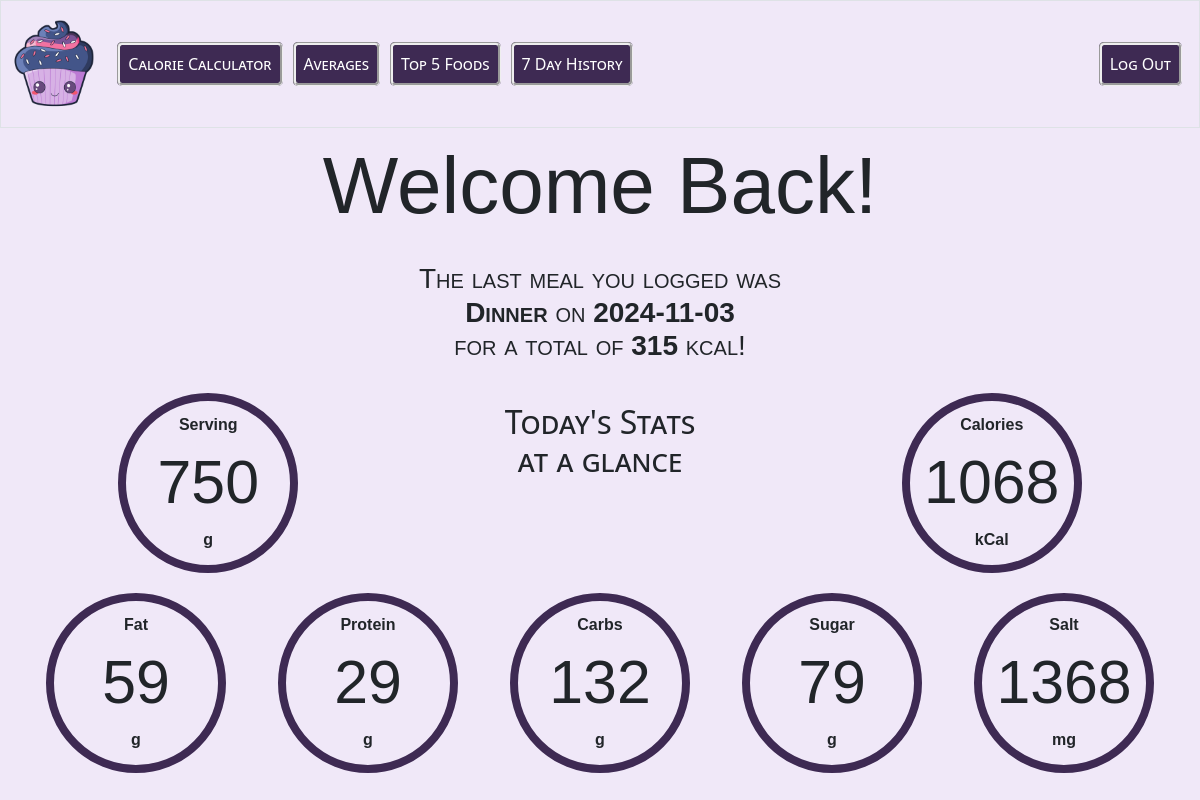
The app's page /profile (signed in) with its own data.
### tables this page shows
CREATE TABLE 'meals' (    id INTEGER PRIMARY KEY NOT NULL,    user_id INTEGER NOT NULL,    date DATETIME NOT NULL,    meal_type TEXT NOT NULL,    total_calories INTEGER NOT NULL,    FOREIGN KEY (user_id) REFERENCES users(id));

### app.py (the view, shortened to what this page needs)
@app.route("/profile", methods=["GET", "POST"])
@login_required
def profile():
    if request.method == "GET":
        day_total_query = """
            SELECT SUM(meal_totals.total_serving) AS total_serving,
                SUM(meals.total_calories) AS total_calories,
                SUM(meal_totals.total_fat) AS total_fat,
                SUM(meal_totals.total_protein) AS total_protein,
                SUM(meal_totals.total_carbs) AS total_carbs,
                SUM(meal_totals.total_sugar) AS total_sugar,
                SUM(meal_totals.total_salt) AS total_salt
            FROM meal_totals JOIN meals ON meal_totals.meal_id = meals.id
            WHERE meals.user_id = ? AND DATE(meals.date) = DATE('now');
        """
        day_total = execute_query(day_total_query, (session["user_id"],))
        day_total = [dict(row) for row in day_total][0] if day_total else {}
        last_meal_query = "SELECT * FROM meals WHERE user_id = ? ORDER BY id DESC LIMIT 1"
        last_meal = execute_query(last_meal_query, (session["user_id"],))
        last_meal = [dict(row) for row in last_meal][0] if last_meal else {}
        return render_template("profile.html", day_total=day_total, last_meal=last_meal)

### app.py (called while the page is built)
@app.after_request
def after_request(response):
    response.headers["Cache-Control"] = "no-cache, no-store, must-revalidate"
    response.headers["Expires"] = 0
    response.headers["Pragma"] = "no-cache"
    return response

### helpers.py (called while the page is built)
def login_required(f):
    @wraps(f)
    def decorated_function(*args, **kwargs):
        if session.get("user_id") is None:
            return redirect("/login")
        return f(*args, **kwargs)
    return decorated_function

def execute_query(query, params=()):
    with sqlite3.connect('calorie_count.db') as conn:
        conn.row_factory = sqlite3.Row
        cur = conn.cursor()
        cur.execute(query, params)
        return cur.fetchall()

### templates/profile.html (shortened to what this page needs)
{% extends "layout.html" %}
{% block main %}
<h1>Welcome Back!</h1>
    {% if last_meal %}
        <h3>
            The last meal you logged was<br>
            <b>{{ last_meal.meal_type }}</b> on <b>{{ last_meal.date }}</b><br>
            for a total of <b>{{ last_meal.total_calories }}</b> kcal!
        </h3>
    {% else %}
        <p><H3>No meals logged yet</H3></p>
    {% endif %}
<div  id="todayAverage">
    <div class="circle-container">
        <div class="circle">
            <div class="static-text">Serving</div>
            <div class="dynamic-value" id="totalServing">{{ day_total.total_serving | default(0) | int }}</div>
            <div class="static-text">g</div>
        </div>
        <h2>Today's Stats<br>at a glance</h2>
        <div class="circle">
            <div class="static-text">Calories</div>
            <div class="dynamic-value" id="totalCalories">{{ day_total.total_calories | default(0) | int }}</div>
            <div class="static-text">kCal</div>
        </div>
    </div>
    <div class="circle-container">
        <div class="circle">
            <div class="static-text">Fat</div>
            <div class="dynamic-value" id="totalFat">{{ day_total.total_fat | default(0) | int }}</div>
            <div class="static-text">g</div>
        </div>
        <div class="circle">
            <div class="static-text">Protein</div>
            <div class="dynamic-value" id="totalProtein">{{ day_total.total_protein | default(0) | int }}</div>
            <div class="static-text">g</div>
        </div>
        <div class="circle">
            <div class="static-text">Carbs</div>
            <div class="dynamic-value" id="totalCarbs">{{ day_total.total_carbs | default(0) | int }}</div>
            <div class="static-text">g</div>
        </div>
        <div class="circle">
            <div class="static-text">Sugar</div>
            <div class="dynamic-value" id="totalSugar">{{ day_total.total_sugar | default(0) | int }}</div>
            <div class="static-text">g</div>
        </div>
        <div class="circle">
            <div class="static-text">Salt</div>
            <div class="dynamic-value" id="totalSalt">{{ day_total.total_salt | default(0) | int }}</div>
            <div class="static-text">mg</div>
        </div>
    </div>
</div>
{% endblock %}

### static/style.css (style rules this page uses)
h1 { font-family: Arial, sans-serif; text-align: center; font-size: 5em; padding: 10px; text-colour: #3E2A53; }
h2 { font-variant: small-caps; text-align: center; padding: 10px; text-colour: #3E2A53; }
h3 { font-family: Arial, sans-serif; font-variant: small-caps; text-align: center; padding: 10px; text-colour: #3E2A53; }
body { background-color: #F0E8F8; }
.circle-container { display: flex; justify-content: space-around; margin: 20px; }
.circle { width: 180px; height: 180px; border-radius: 50%; border: 8px solid #3E2A53; display: flex; flex-direction: column; align-items: center; justify-content: center; text-align: center; font-family: Arial, sans-serif; }
.static-text { font-weight: bold; }
.dynamic-value { font-size: 3.8em; }

### records on screen
meals: meal_type "Dinner", date "2024-11-03", total_calories "315"

### other values on screen
{{ day_total.total_serving | default(0) | int }} "750"
{{ day_total.total_calories | default(0) | int }} "1068"
{{ day_total.total_fat | default(0) | int }} "59"
{{ day_total.total_protein | default(0) | int }} "29"
{{ day_total.total_carbs | default(0) | int }} "132"
{{ day_total.total_sugar | default(0) | int }} "79"
{{ day_total.total_salt | default(0) | int }} "1368"
